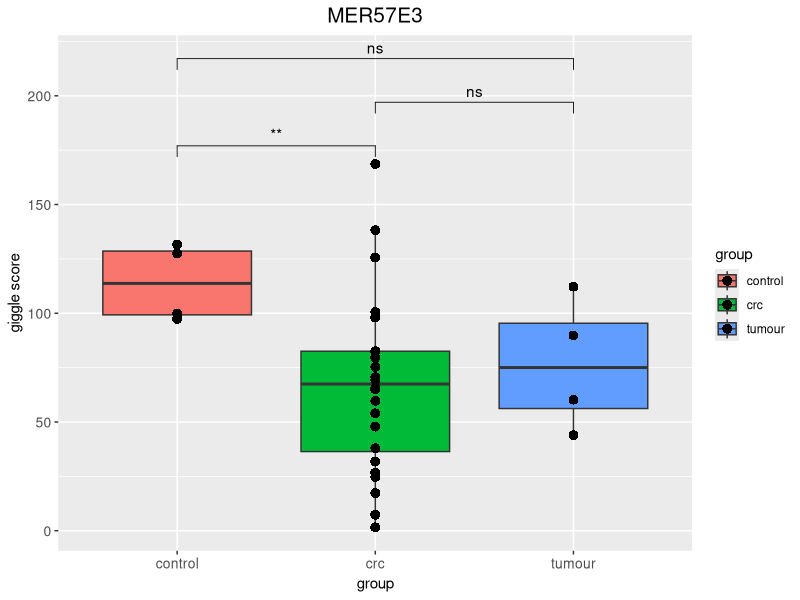

Reproduce this figure in R.
# Read in the tab-delimited count table
setwd("~/Documents/giggleScoreMatrices/")
giggleScore <- read.table("giggleMatrix.tab", sep="\t", header = FALSE, row.names=1)

head(giggleScore)

colnames(giggleScore) <- c("c28","c29","c37","crypt5","CRC17A","CRC23A","CRC6A","CRC7A","HCT116","SW480","COLO205","V1009","V1024","V1051","V1058","V1074","V1106","V206","V389","V410","V411","V429","V456","V481","V576","V5","V784","V852","V855","V866","V940","V968")

head(giggleScore)

# change to the ERV of interest
ervName = "MER57E3"
ervName

ervRes <- giggleScore[c(ervName),]
ervRes <- t(ervRes)
ervRes

# Assign control vs tumour vs test
condition <- factor(c(rep("control", 4), rep("tumour", 4), rep("crc", 24)))
condition

condition <- data.frame(condition)
condition

test <- cbind(ervRes, condition)
test

colnames(test) <- c("score", "group")

test$group <- as.factor(test$group)
test

library(ggplot2)
library(ggpubr)

all_comparisons <- list( c("control", "crc"), c("crc", "tumour"), c("control","tumour") )
all_comparisons

ggplot(test, aes(x=group, y=score, fill=group)) + geom_boxplot() + geom_jitter(shape=16, position=position_jitter(0), size=3) + ggtitle(ervName) + theme(plot.title = element_text(hjust = 0.5, size=15), axis.text=element_text(size=10)) + labs(y="giggle score", x = "group") + stat_compare_means(comparisons = all_comparisons, method = "t.test", label = "p.signif")



